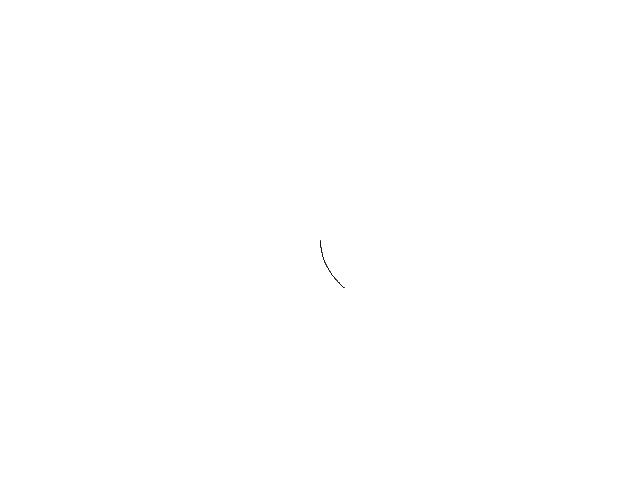
Frame 1 (no input)
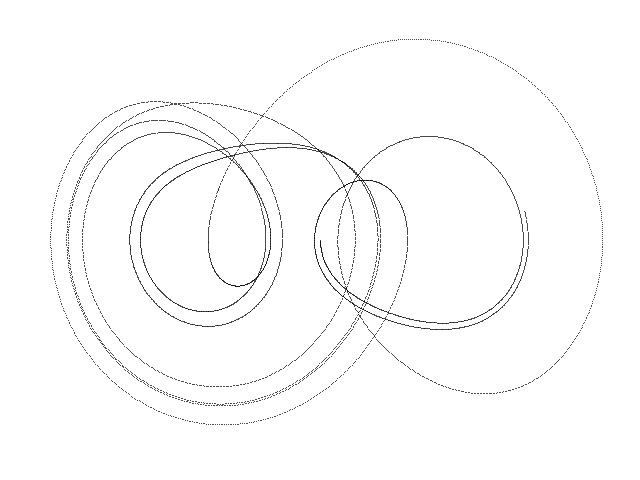
Frame 60 (the mouse pressed at the canvas centre just before this capture)
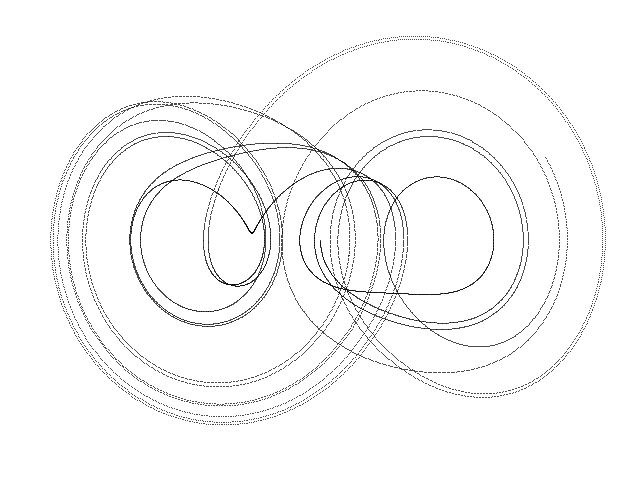
Frame 120 (the mouse held since frame 60 and released just before this capture)

The Processing sketch that drew these frames (run headless with seeded random() and noise(); from frame 60 on, the mouse is pressed at the canvas centre):

// Processing sketch: Bouali_1_A
// ── Bouali_1_A.pde
// Bouali type I A - chaotic attractor - based Van der Pol oscillator //

  float x = 0.01;
  float y = 0.01;
  float z = 0.0;
  float dt = 0.005;
  float a = 0.02;
  float b = 0.4;
  float c = 0.2;
  float d = 10.0;
  float e = 0.1;
  float s = 35.0;


void setup() {
  
  size(640, 480);
  background(255);
  
}

void draw() {
  
  for (int i=0; i<100; i++) {
    
    float nx = x;
    float ny = y;
    float nz = z;
    
    x = nx + dt * (a * ny + b * nx * (c - pow(ny, 2.0)));
    y = ny + dt * (-nx + s * nz);
    z = nz + dt * (d * nx - e * ny); 
   
    point(320 + (58 * y), 240 + (1050 * z));
        
  }

}
 
